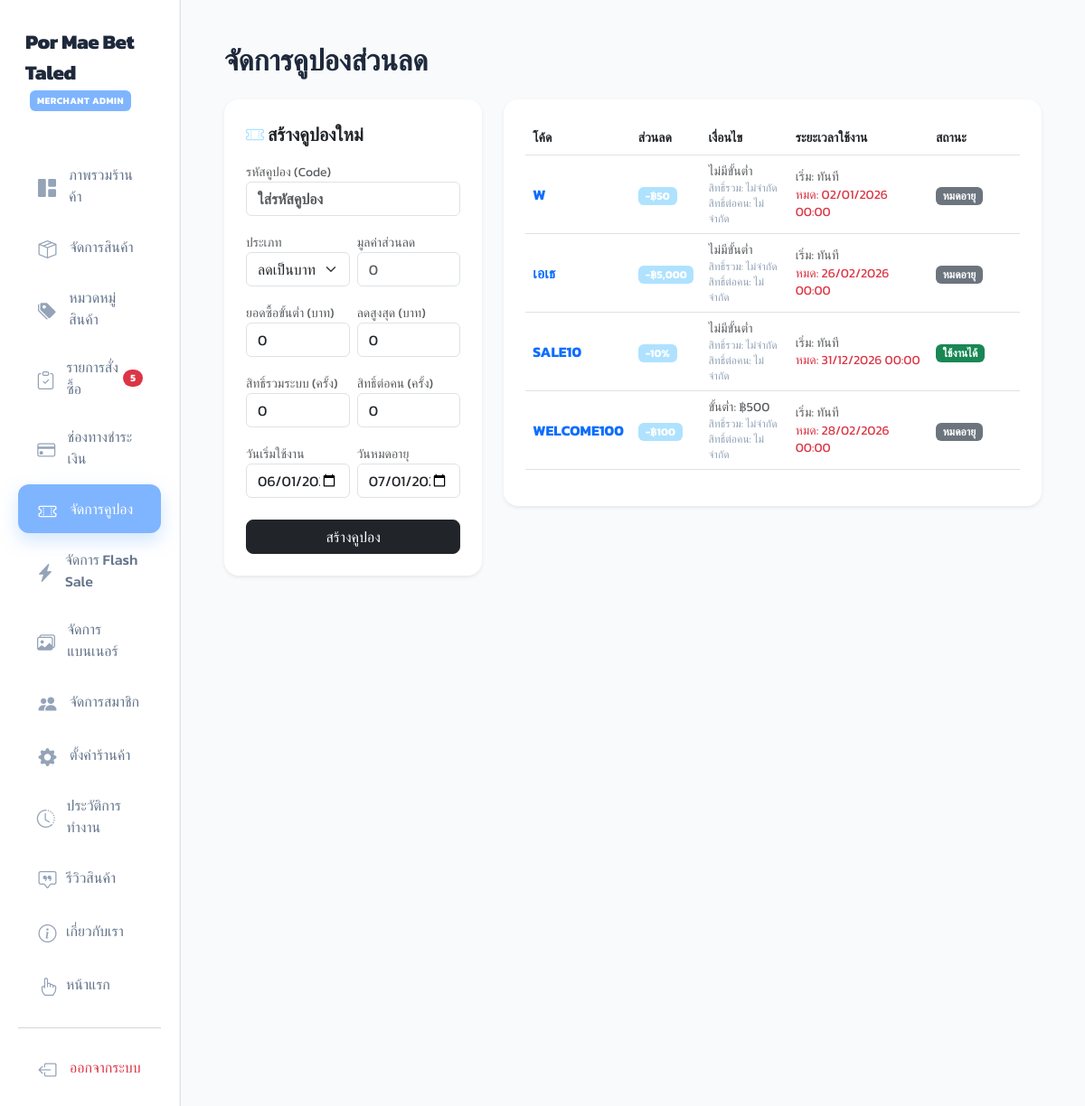
/admin_coupons.php (signed in), run on an earlier commit of the app's database.
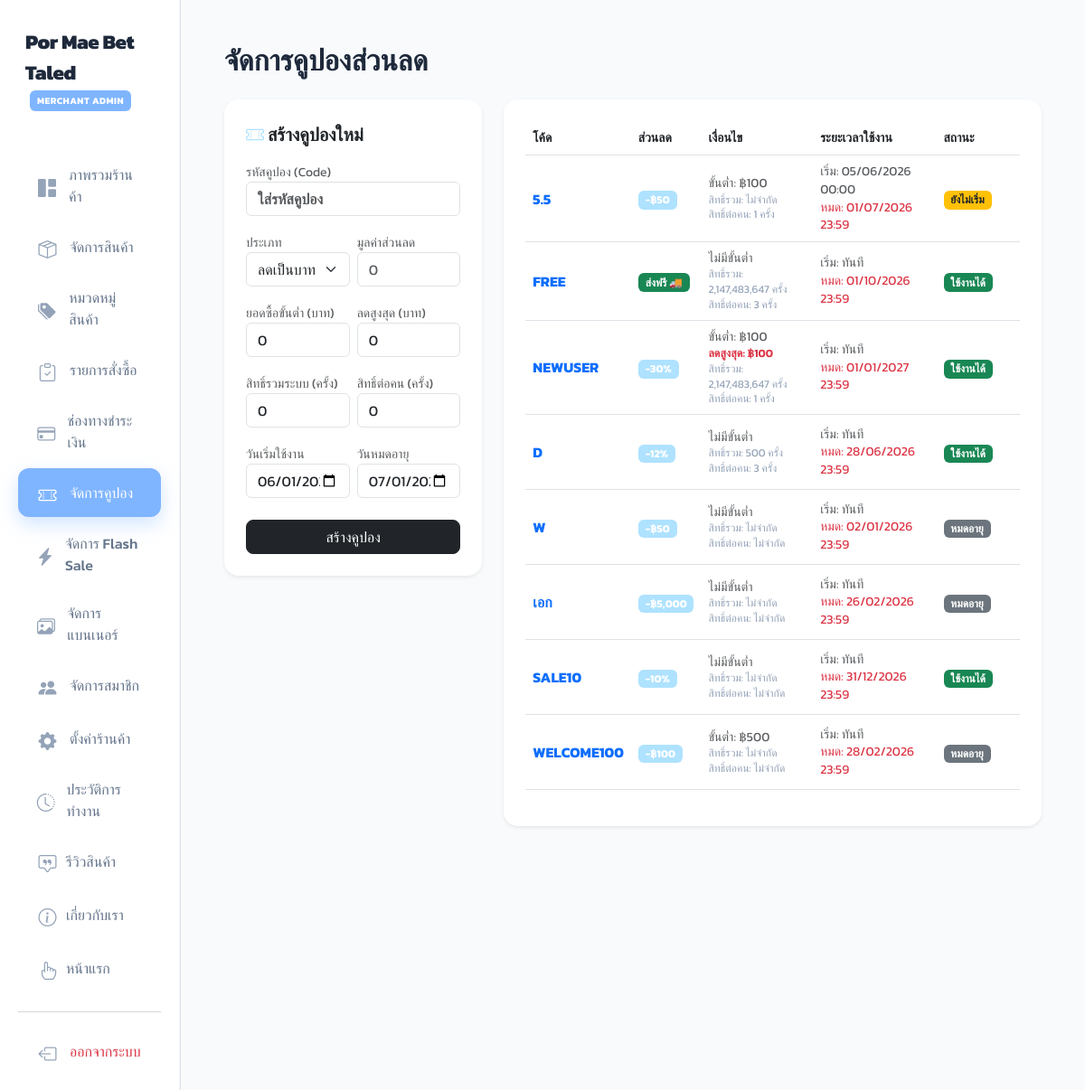
And on a later commit of the database.
### tables this page shows
CREATE TABLE `coupons` (
  `id` int(11) NOT NULL,
  `code` varchar(50) NOT NULL,
  `discount_type` enum('fixed','percent','free_shipping') NOT NULL,
  `discount_value` decimal(10,2) NOT NULL,
  `min_spend` decimal(10,2) DEFAULT 0.00,
  `usage_limit` int(11) DEFAULT 0,
  `user_limit` int(11) DEFAULT 0,
  `start_date` datetime DEFAULT NULL,
  `expiry_date` datetime DEFAULT NULL,
  `status` enum('active','inactive') DEFAULT 'active',
  `max_discount` decimal(10,2) DEFAULT 0.00
);

### admin_coupons.php (the view, shortened to what the changed rows need)
<?php
include 'db.php';
$edit_data = null;
?>
<!DOCTYPE html>
<html lang="th">
<head>
    <link href="https://cdn.jsdelivr.net/npm/bootstrap@5.3.0/dist/css/bootstrap.min.css" rel="stylesheet">
    <link rel="stylesheet" href="https://cdn.jsdelivr.net/npm/bootstrap-icons@1.11.1/font/bootstrap-icons.css">
</head>
<body>
<div class="container-fluid">
    <div class="row">
        <div class="col-md-2 p-0 border-end bg-white">
            <div class="collapse d-md-block" id="sidebarMenu">
                <div style="min-height: 100vh;">
                    <?php include 'admin_sidebar.php'; ?>
                </div>
            </div>
        </div>
        <div class="col-md-10 p-4 p-md-5">
            <h2 class="fw-bold mb-4">จัดการคูปองส่วนลด</h2>
            <div class="row">
                <div class="col-md-8">
                    <div class="card border-0 shadow-sm rounded-4 p-4">
                        <div class="table-responsive">
                            <table class="table align-middle" style="min-width: 600px;">
                                <thead class="text-muted small">
                                    <tr>
                                        <th>โค้ด</th>
                                        <th>ส่วนลด</th>
                                        <th>เงื่อนไข</th>
                                        <th>ระยะเวลาใช้งาน</th>
                                        <th>สถานะ</th>
                                        <th class="text-end">จัดการ</th>
                                    </tr>
                                </thead>
                                <tbody>
                                    <?php
                                    $res = mysqli_query($conn, "SELECT *,
                                        (expiry_date < NOW()) as is_expired,
                                        (start_date IS NOT NULL AND start_date > NOW()) as not_started
                                        FROM coupons ORDER BY id DESC");
                                    while($row = mysqli_fetch_assoc($res)):
                                        $is_expired = $row['is_expired'];
                                        $not_started = $row['not_started'];
                                        $is_editing = ($edit_data && $edit_data['id'] == $row['id']) ? 'table-warning' : '';
                                    ?>
                                    <tr class="<?= $is_editing ?>">
                                        <td>
                                            <div class="fw-bold text-primary"><?= $row['code'] ?></div>
                                        </td>
                                        <td>
                                            <?php if ($row['discount_type'] == 'free_shipping'): ?>
                                                <span class="badge bg-success text-white">ส่งฟรี 🚚</span>
                                            <?php else: ?>
                                                <span class="badge bg-blue text-white" style="background:#AEE2FF">
                                                    <?= $row['discount_type']=='fixed' ? '-฿'.number_format($row['discount_value']) : '-'.number_format($row['discount_value']).'%' ?>
                                                </span>
                                            <?php endif; ?>
                                        </td>
                                         <td class="small text-muted" style="line-height: 1.4;">
                                             <div><?= $row['min_spend'] > 0 ? 'ขั้นต่ำ: ฿'.number_format($row['min_spend']) : 'ไม่มีขั้นต่ำ' ?></div>
                                             <?php if ($row['discount_type'] == 'percent' && floatval($row['max_discount']) > 0): ?>
                                                 <div class="text-danger fw-semibold" style="font-size: 0.78rem;">ลดสูงสุด: ฿<?= number_format($row['max_discount']) ?></div>
                                             <?php endif; ?>
                                             <div class="x-small" style="font-size: 0.75rem; color: #94a3b8;">
                                                 สิทธิ์รวม: <?= $row['usage_limit'] > 0 ? number_format($row['usage_limit']).' ครั้ง' : 'ไม่จำกัด' ?><br>
                                                 สิทธิ์ต่อคน: <?= $row['user_limit'] > 0 ? number_format($row['user_limit']).' ครั้ง' : 'ไม่จำกัด' ?>
                                             </div>
                                         </td>
                                        <td class="small text-muted" style="line-height: 1.4;">
                                            <div>เริ่ม: <?= $row['start_date'] ? date('d/m/Y H:i', strtotime($row['start_date'])) : 'ทันที' ?></div>
                                            <div class="text-danger">หมด: <?= date('d/m/Y H:i', strtotime($row['expiry_date'])) ?></div>
                                        </td>
                                        <td>
                                            <?php if($is_expired): ?>
                                                <span class="badge bg-secondary">หมดอายุ</span>
                                            <?php elseif($not_started): ?>
                                                <span class="badge bg-warning text-dark">ยังไม่เริ่ม</span>
                                            <?php else: ?>
                                                <span class="badge bg-success">ใช้งานได้</span>
                                            <?php endif; ?>
                                        </td>
                                        <td class="text-end">
                                        </td>
                                    </tr>
                                    <?php endwhile; ?>
                                </tbody>
                            </table>
                        </div>
                    </div>
                </div>
            </div>
        </div>
    </div>
</div>
</body>
</html>

### admin_sidebar.php (shortened to what the changed rows need)
<?php
$current_page = basename($_SERVER['PHP_SELF']);
?>
<link rel="stylesheet" href="style.css?v=2.3">
<div class="sidebar d-flex flex-column h-100">
    <nav class="nav flex-column">
        <?php
        $pending_orders_count = 0;
        if (isset($conn)) {
            $q_pending = mysqli_query($conn, "SELECT COUNT(*) as count FROM orders WHERE status = 'pending'");
            if ($q_pending) {
                $pending_orders_count = mysqli_fetch_assoc($q_pending)['count'] ?? 0;
            }
        }
        ?>
        <a class="nav-link <?= $current_page == 'admin_orders.php' ? 'active' : '' ?>" href="admin_orders.php">
            <i class="bi bi-clipboard-check"></i> รายการสั่งซื้อ
            <?php if($pending_orders_count > 0): ?>
                <span class="badge bg-danger ms-auto rounded-pill" style="font-size: 0.7rem; padding: 4px 8px; font-weight: 700;"><?= $pending_orders_count ?></span>
            <?php endif; ?>
        </a>
    </nav>
</div>

What changed in the data, as far as the page shows it:
added coupons: code "5.5", discount_value "50", min_spend "100", usage_limit "ไม่จำกัด", user_limit "1", start_date "05/06/2026 00:00", expiry_date "01/07/2026 23:59", shows "ยังไม่เริ่ม"
added coupons: code "FREE", discount_type "ส่งฟรี 🚚", min_spend "ไม่มีขั้นต่ำ", usage_limit "2,147,483,647", user_limit "3", shows "ทันที", expiry_date "01/10/2026 23:59", shows "ใช้งานได้"
added coupons: code "NEWUSER", discount_value "30", min_spend "100", max_discount "100", usage_limit "2,147,483,647", user_limit "1", shows "ทันที", expiry_date "01/01/2027 23:59", shows "ใช้งานได้"
added coupons: code "D", discount_value "12", min_spend "ไม่มีขั้นต่ำ", usage_limit "500", user_limit "3", shows "ทันที", expiry_date "28/06/2026 23:59", shows "ใช้งานได้"
changed coupons (number 5 of 8 on the later page): expiry_date "02/01/2026 00:00" → "02/01/2026 23:59"
changed coupons: code "เอเธ" → "เอก"; expiry_date "26/02/2026 00:00" → "26/02/2026 23:59"
changed coupons "SALE10": expiry_date "31/12/2026 00:00" → "31/12/2026 23:59"
changed coupons "WELCOME100": expiry_date "28/02/2026 00:00" → "28/02/2026 23:59"
Also different on the page:
$pending_orders_count: "5" → (not shown)
